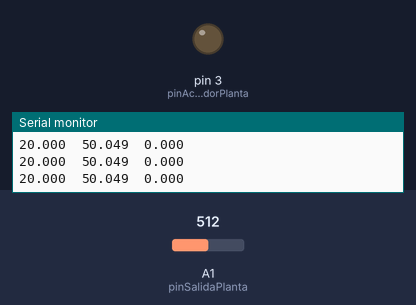
A sketch run on a simulated Arduino Uno, built with avr-gcc and run on an emulated ATmega328P. Parts: output pins drawn as LEDs (lit = HIGH), the last lines printed to the serial monitor. The inputs (shaded band) are chosen by the test bench; at power-on: A1 (pinSalidaPlanta) = 512.

Above: at 1.2 s.
1.3 s: A1 (pinSalidaPlanta) set to 306
At 1.45 s:
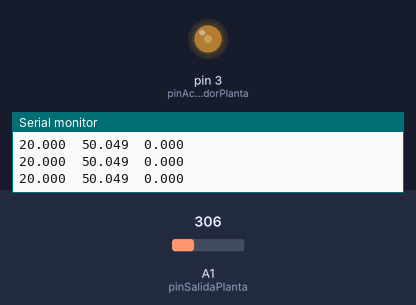
4.3 s: A1 (pinSalidaPlanta) set to 122
At 6.6 s:
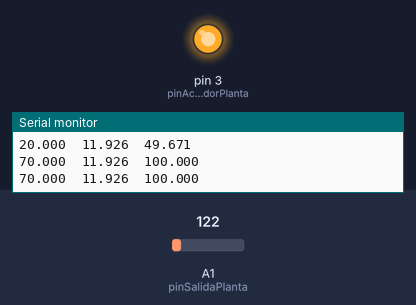
Timing chart, 0 to 13.3 s (numbered marks = the images above; inputs shaded):
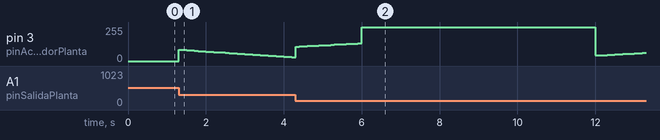

The sketch:

CodigoArduino.ino
```cpp
// Control discreto con C(z) = (b0*z + b1)/(z - 1)
// u[k] = u[k-1] + b0*e[k] + b1*e[k-1]
// Ts = 100 ms

#include <TaskScheduler.h>

const int pinReferenciaSetPoint = A0;
const int pinSalidaPlanta       = A1;
const int pinActuadorPlanta     = 3;

const int PERIODO_MUESTREO_CONTROLADOR_MS = 100;
const int PERIODO_IMPRESION_MS = 500; // para plotter

// Coeficientes de C(z)
const float b0 = 1.7564f;
const float b1 = -1.6814f;

// Historial (más explícito)

float e_k_1 = 0.0f;   // e[k-1]
float u_k_1 = 0.0f;   // u[k-1]

// variables para graficar
float referencia = 0.0f;
float salida     = 0.0f;
float u_actual   = 0.0f;

// referencia automática (cuadrada entre 20 y 70 cada 6s)
bool usarReferenciaAutomatica = true;
bool estaAlta = false;
unsigned long tUltimoCambio = 0;
const unsigned long DURACION_MEDIA_ONDA = 6000;
float referenciaAlta = 70.0f;
float referenciaBaja = 20.0f;

// mapeo float
float mapFloat(float x, float inMin, float inMax, float outMin, float outMax) {
  return (x - inMin)*(outMax - outMin)/(inMax - inMin) + outMin;
}

void actualizarReferenciaAutomatica() {
  unsigned long t = millis();
  if (t - tUltimoCambio >= DURACION_MEDIA_ONDA) {
    estaAlta = !estaAlta;
    tUltimoCambio = t;
  }
  referencia = estaAlta ? referenciaAlta : referenciaBaja;
}

float leerSalida() {
  int raw = analogRead(pinSalidaPlanta); // 0..1023
  // Ajusta el mapeo a la escala real de tu planta (0..100 en tu caso)
  return mapFloat((float)raw, 0.0f, 1023.0f, 0.0f, 100.0f);
}

void ejecutarControlador() {
  // referencia
  if (usarReferenciaAutomatica) actualizarReferenciaAutomatica();
  else {
    int rawRef = analogRead(pinReferenciaSetPoint);
    referencia = mapFloat((float)rawRef, 0.0f, 1023.0f, 20.0f, 70.0f);
  }

  salida = leerSalida();
  float e_k = referencia - salida;

  // ecuación en diferencias: u[k] = u[k-1] + b0*e[k] + b1*e[k-1]
  float u_k = u_k_1 + b0*e_k + b1*e_k_1;

  // saturación y anti-windup simple: limitar u y no integrar más allá
  const float U_MIN = 0.0f;
  const float U_MAX = 100.0f;
  if (u_k > U_MAX) u_k = U_MAX;
  if (u_k < U_MIN) u_k = U_MIN;

  // escribir PWM (map 0..100 a 0..255)
  int pwm = (int)round(mapFloat(u_k, 0.0f, 100.0f, 0.0f, 255.0f));
  analogWrite(pinActuadorPlanta, pwm);

  // actualizar históricos
  u_k_1 = u_k;
  e_k_1 = e_k;

  u_actual = u_k;
}

void imprimirDatosPlotter() {
  // Tres columnas: referencia, salida, u_actual
  Serial.print(referencia, 3); Serial.print('\t');
  Serial.print(salida, 3);     Serial.print('\t');
  Serial.println(u_actual, 3);
}

// Tareas
Task tareaControl(PERIODO_MUESTREO_CONTROLADOR_MS, TASK_FOREVER, &ejecutarControlador);
Task tareaPrint(PERIODO_IMPRESION_MS, TASK_FOREVER, &imprimirDatosPlotter);
Scheduler sched;

void setup() {
  pinMode(pinReferenciaSetPoint, INPUT);
  pinMode(pinSalidaPlanta, INPUT);
  pinMode(pinActuadorPlanta, OUTPUT);

  Serial.begin(115200);
  Serial.println("Referencia\tSalida\tControl");

  // init
  u_k_1 = 0.0f;
  e_k_1 = 0.0f;
  referencia = referenciaBaja;
  tUltimoCambio = millis();

  sched.addTask(tareaControl);
  sched.addTask(tareaPrint);
  tareaControl.enable();
  tareaPrint.enable();
}

void loop() {
  sched.execute();
}
```

Measured:
- after the input at 1.3 s, pin 3 (pinActuadorPlanta): 0/255 → 84/255 at once, → 83/255 0.10 s later, → 81/255 0.10 s later, → 79/255 0.10 s later, … (30 changes in this stretch)
